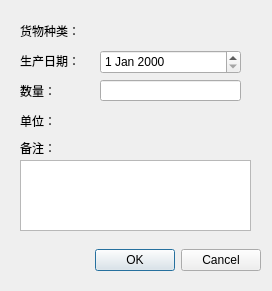
<?xml version="1.0" encoding="UTF-8"?>
<ui version="4.0">
 <class>BugCargo</class>
 <widget class="QDialog" name="BugCargo">
  <property name="geometry">
   <rect>
    <x>0</x>
    <y>0</y>
    <width>272</width>
    <height>291</height>
   </rect>
  </property>
  <property name="windowTitle">
   <string>进货</string>
  </property>
  <widget class="QDialogButtonBox" name="buttonBox">
   <property name="geometry">
    <rect>
     <x>40</x>
     <y>240</y>
     <width>221</width>
     <height>41</height>
    </rect>
   </property>
   <property name="orientation">
    <enum>Qt::Horizontal</enum>
   </property>
   <property name="standardButtons">
    <set>QDialogButtonBox::Cancel|QDialogButtonBox::Ok</set>
   </property>
  </widget>
  <widget class="QLabel" name="label">
   <property name="geometry">
    <rect>
     <x>20</x>
     <y>50</y>
     <width>71</width>
     <height>21</height>
    </rect>
   </property>
   <property name="text">
    <string>生产日期：</string>
   </property>
  </widget>
  <widget class="QLabel" name="label_2">
   <property name="geometry">
    <rect>
     <x>20</x>
     <y>80</y>
     <width>71</width>
     <height>21</height>
    </rect>
   </property>
   <property name="text">
    <string>数量：</string>
   </property>
  </widget>
  <widget class="QLabel" name="label_3">
   <property name="geometry">
    <rect>
     <x>20</x>
     <y>110</y>
     <width>71</width>
     <height>21</height>
    </rect>
   </property>
   <property name="text">
    <string>单位：</string>
   </property>
  </widget>
  <widget class="QLabel" name="label_4">
   <property name="geometry">
    <rect>
     <x>20</x>
     <y>140</y>
     <width>60</width>
     <height>16</height>
    </rect>
   </property>
   <property name="text">
    <string>备注：</string>
   </property>
  </widget>
  <widget class="QLabel" name="label_5">
   <property name="geometry">
    <rect>
     <x>20</x>
     <y>20</y>
     <width>71</width>
     <height>21</height>
    </rect>
   </property>
   <property name="text">
    <string>货物种类：</string>
   </property>
  </widget>
  <widget class="QLabel" name="cargoTypeLabel">
   <property name="geometry">
    <rect>
     <x>100</x>
     <y>20</y>
     <width>141</width>
     <height>21</height>
    </rect>
   </property>
   <property name="text">
    <string/>
   </property>
  </widget>
  <widget class="QLabel" name="unitLabel">
   <property name="geometry">
    <rect>
     <x>100</x>
     <y>110</y>
     <width>141</width>
     <height>21</height>
    </rect>
   </property>
   <property name="text">
    <string/>
   </property>
  </widget>
  <widget class="QDateEdit" name="productionDateEdit">
   <property name="geometry">
    <rect>
     <x>100</x>
     <y>50</y>
     <width>141</width>
     <height>24</height>
    </rect>
   </property>
  </widget>
  <widget class="QLineEdit" name="countEdit">
   <property name="geometry">
    <rect>
     <x>100</x>
     <y>80</y>
     <width>141</width>
     <height>21</height>
    </rect>
   </property>
  </widget>
  <widget class="QTextEdit" name="commentEdit">
   <property name="geometry">
    <rect>
     <x>20</x>
     <y>160</y>
     <width>231</width>
     <height>71</height>
    </rect>
   </property>
  </widget>
 </widget>
 <resources/>
 <connections>
  <connection>
   <sender>buttonBox</sender>
   <signal>accepted()</signal>
   <receiver>BugCargo</receiver>
   <slot>accept()</slot>
   <hints>
    <hint type="sourcelabel">
     <x>248</x>
     <y>254</y>
    </hint>
    <hint type="destinationlabel">
     <x>157</x>
     <y>274</y>
    </hint>
   </hints>
  </connection>
  <connection>
   <sender>buttonBox</sender>
   <signal>rejected()</signal>
   <receiver>BugCargo</receiver>
   <slot>reject()</slot>
   <hints>
    <hint type="sourcelabel">
     <x>316</x>
     <y>260</y>
    </hint>
    <hint type="destinationlabel">
     <x>286</x>
     <y>274</y>
    </hint>
   </hints>
  </connection>
 </connections>
</ui>
